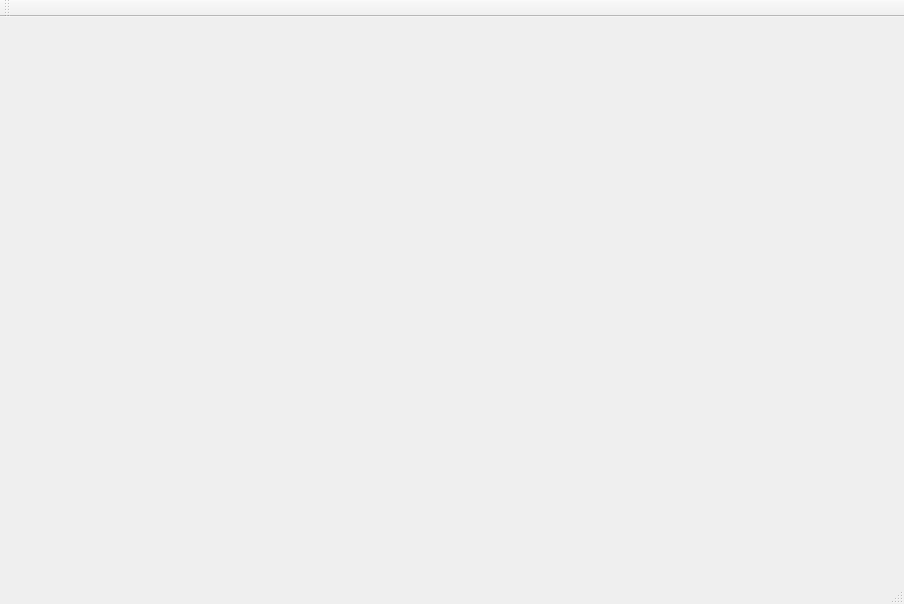
<?xml version="1.0" encoding="UTF-8"?>
<ui version="4.0">
 <class>MainWindow</class>
 <widget class="QMainWindow" name="MainWindow">
  <property name="geometry">
   <rect>
    <x>0</x>
    <y>0</y>
    <width>904</width>
    <height>604</height>
   </rect>
  </property>
  <property name="windowTitle">
   <string>MainWindow</string>
  </property>
  <widget class="QWidget" name="centralWidget">
   <layout class="QHBoxLayout" name="horizontalLayout">
    <item>
     <layout class="QVBoxLayout" name="verticalLayout"/>
    </item>
   </layout>
  </widget>
  <widget class="QMenuBar" name="menuBar">
   <property name="geometry">
    <rect>
     <x>0</x>
     <y>0</y>
     <width>904</width>
     <height>28</height>
    </rect>
   </property>
  </widget>
  <widget class="QToolBar" name="mainToolBar">
   <attribute name="toolBarArea">
    <enum>TopToolBarArea</enum>
   </attribute>
   <attribute name="toolBarBreak">
    <bool>false</bool>
   </attribute>
  </widget>
  <widget class="QStatusBar" name="statusBar"/>
 </widget>
 <layoutdefault spacing="6" margin="11"/>
 <resources/>
 <connections/>
</ui>
